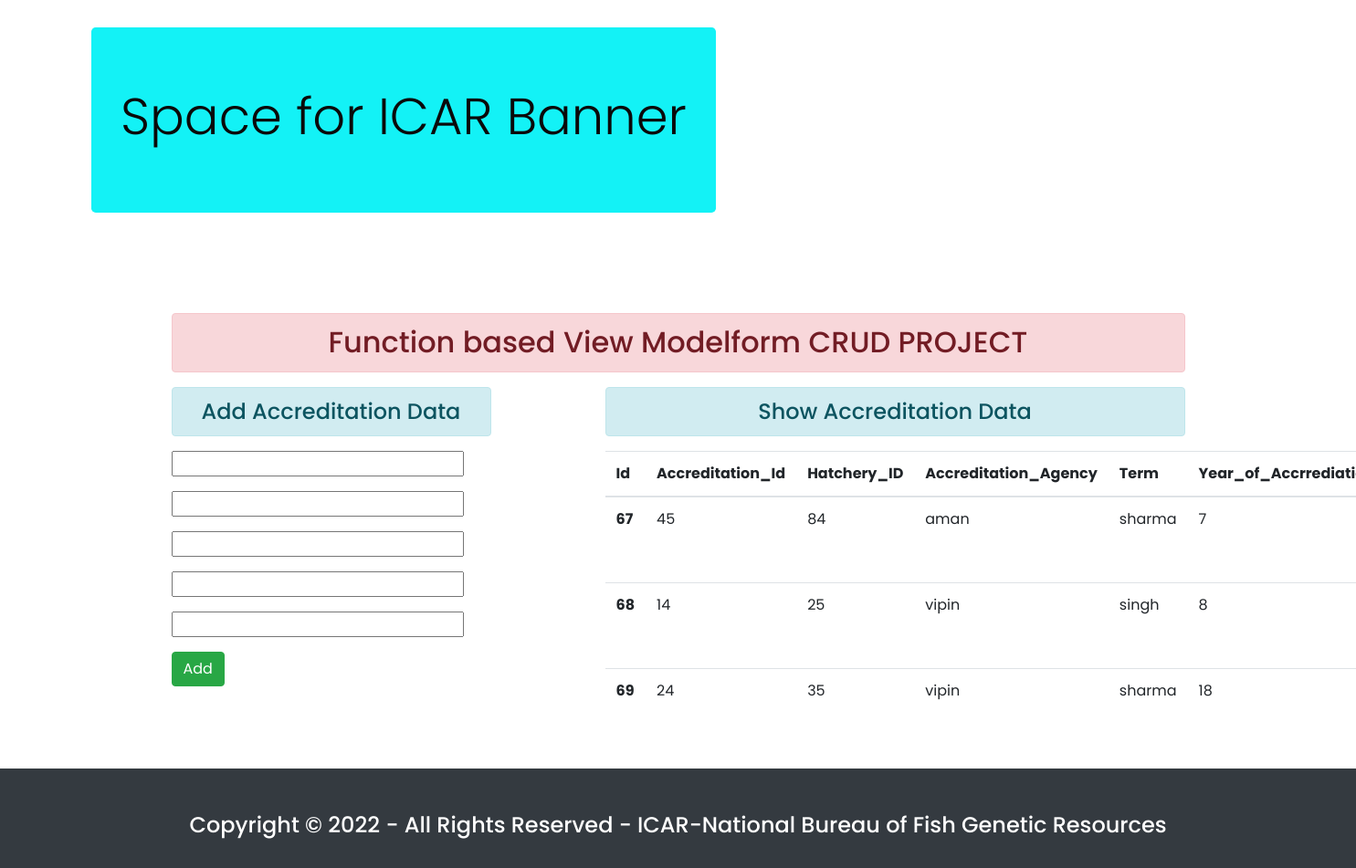
Page /addandshow on the committed database.
### enroll/models.py (models this page shows)
class User(models.Model):
    accreditation_id = models.IntegerField()
    hatchery_id = models.IntegerField()
    accreditation_agency = models.CharField(max_length=100)
    term = models.CharField(max_length=70)
    year_of_accreditation = models.IntegerField()

### enroll/views.py (the view)
# urls.py: path('addandshow',views.add_show, name="addandshow"),
def add_show(request):
    if request.method == 'POST':
        fm = StudentRegistration(request.POST)
        if fm.is_valid():
            ai = fm.cleaned_data['accreditation_id']
            hi = fm.cleaned_data['hatchery_id']
            aa = fm.cleaned_data['accreditation_agency']
            tr = fm.cleaned_data['term']
            ya = fm.cleaned_data['year_of_accreditation']
            reg = User(accreditation_id=ai, hatchery_id=hi, accreditation_agency=aa, term=tr, year_of_accreditation=ya)
            reg.save()
            fm = StudentRegistration()
    else:
        fm = StudentRegistration()
    stud = User.objects.all()
    return render(request, 'enroll/addandshow.html', {'form':fm, 'stu':stud})

### enroll/forms.py
class StudentRegistration(forms.ModelForm):
    class Meta:
        model = User
        fields = ['accreditation_id', 'hatchery_id', 'accreditation_agency', 'term', 'year_of_accreditation' ]

### template/enroll/addandshow.html (shortened to what this page needs)
{% extends 'enroll/base.html' %}
{% block content %}
<div class="row">
    <div class="col-sm-4">
        <h4 class="text-center alert alert-info">Add Accreditation Data</h4>
            <form action="" method="POST">
            {{form.as_p}}
            <input type="submit" class="btn btn-success" value="Add">
        </form>
    </div>
    <div class="col-sm-7 offset-1">
        <h4 class="text-center alert alert-info">Show Accreditation Data</h4>
        {% if stu %}
            <table class="table table-hover">
                <thead>
                    <tr>
                        <th scope="col">Id</th>
                        <th scope="col">Accreditation_Id</th>
                        <th scope="col">Hatchery_ID</th>
                        <th scope="col">Accreditation_Agency</th>
                        <th scope="col">Term</th>
                        <th scope="col">Year_of_Accrrediation</th>
                    </tr>
                </thead>
                <tbody>
                    {% for st in stu %}
                        <tr>
                            <th scope="row">{{st.id}}</th>
                            <td>{{st.accreditation_id}}</td>
                            <td>{{st.hatchery_id}}</td>
                            <td>{{st.accreditation_agency}}</td>
                            <td>{{st.term}}</td>
                            <td>{{st.year_of_accreditation}}</td>
                        </tr>
                    {% endfor %}
                </tbody>
            </table>
        {% else %}
            <h4 class="text-center alert alert-warning">No Records</h4>
        {% endif %}
    </div>
</div>
{% endblock content %}

### static/mainstyle.css (style rules this page uses)
* { margin: 0; padding: 0; box-sizing: border-box;; font-family:"Poppins", sans-serif; }

### rows in the picture
User: id "67", accreditation_id "45", hatchery_id "84", accreditation_agency "aman", term "sharma", year_of_accreditation "7"
User: id "68", accreditation_id "14", hatchery_id "25", accreditation_agency "vipin", term "singh", year_of_accreditation "8"
User: id "69", accreditation_id "24", hatchery_id "35", accreditation_agency "vipin", term "sharma", year_of_accreditation "18"
